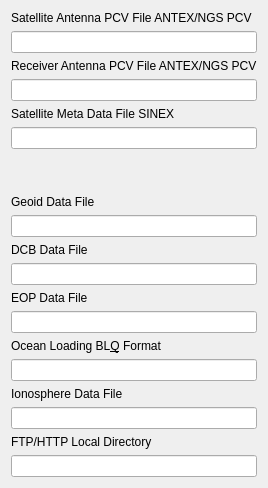
     <widget class="QWidget" name="tabFiles">
      <attribute name="title">
       <string>&amp;Files</string>
      </attribute>
      <layout class="QGridLayout" name="gridLayout_6">
       <item row="0" column="0">
        <widget class="QLabel" name="Label38">
         <property name="text">
          <string>Satellite Antenna PCV File ANTEX/NGS PCV</string>
         </property>
         <property name="buddy">
          <cstring>lESatellitePcvFile</cstring>
         </property>
        </widget>
       </item>
       <item row="1" column="0">
        <widget class="QLineEdit" name="lESatellitePcvFile">
         <property name="toolTip">
          <string>&lt;html&gt;&lt;head/&gt;&lt;body&gt;&lt;p&gt;If you use the precise ephemeris or SSR correction, input the ANTEX antenna parameters file path for the satellite antenna PCV (phase center variation) correction (option: &lt;span style=&quot; font-style:italic;&quot;&gt;file-satantfile&lt;/span&gt;). &lt;/p&gt;&lt;p&gt;Usually use latest igs08.atx file provided by IGS.&lt;/p&gt;&lt;p&gt;An example of the ANTEX file is found in the rtklib directory &amp;quot;data\igs08.atx&amp;quot;&lt;/p&gt;&lt;/body&gt;&lt;/html&gt;</string>
         </property>
        </widget>
       </item>
       <item row="2" column="0">
        <widget class="QLabel" name="label_9">
         <property name="text">
          <string>Receiver Antenna PCV File ANTEX/NGS PCV</string>
         </property>
        </widget>
       </item>
       <item row="3" column="0">
        <widget class="QLineEdit" name="lEAntennaPcvFile">
         <property name="toolTip">
          <string>&lt;html&gt;&lt;head/&gt;&lt;body&gt;&lt;p&gt;If you apply the receiver antenna phase center offset and PCV correction, input ANTEX or NGS type antenna parameters file path (option: &lt;span style=&quot; font-style:italic;&quot;&gt;file-rcvantfile&lt;/span&gt;).&lt;/p&gt;&lt;p&gt;An example of the antenna parameter file is found at &amp;quot;data\igs08.atx&amp;quot; or &amp;quot;data\ngs_abs.pcv&amp;quot;.&lt;/p&gt;&lt;/body&gt;&lt;/html&gt;</string>
         </property>
        </widget>
       </item>
       <item row="4" column="0">
        <widget class="QLabel" name="Label38s">
         <property name="text">
          <string>Satellite Meta Data File SINEX</string>
         </property>
         <property name="buddy">
          <cstring>lESatelliteMetaFile</cstring>
         </property>
        </widget>
       </item>
       <item row="5" column="0">
        <widget class="QLineEdit" name="lESatelliteMetaFile">
         <property name="toolTip">
          <string>&lt;html&gt;&lt;head/&gt;&lt;body&gt;&lt;p&gt;Satellite meta data, needed for satellite Antex version 2. Antenna parameters file path (option: &lt;span style=&quot; font-style:italic;&quot;&gt;file-satmetafile&lt;/span&gt;).&lt;/p&gt;&lt;p&gt;An example of the satellite meta data file is found at &amp;quot;data\igs_satellite_metadata.snx&amp;quot;.&lt;/p&gt;&lt;/body&gt;&lt;/html&gt;</string>
         </property>
        </widget>
       </item>
       <item row="6" column="0">
        <spacer name="verticalSpacer">
         <property name="orientation">
          <enum>Qt::Orientation::Vertical</enum>
         </property>
         <property name="sizeHint" stdset="0">
          <size>
           <width>20</width>
           <height>40</height>
          </size>
         </property>
        </spacer>
       </item>
       <item row="7" column="0">
        <widget class="QLabel" name="Label48">
         <property name="text">
          <string>Geoid Data File</string>
         </property>
         <property name="buddy">
          <cstring>lEGeoidDataFile</cstring>
         </property>
        </widget>
       </item>
       <item row="8" column="0">
        <widget class="QLineEdit" name="lEGeoidDataFile">
         <property name="toolTip">
          <string>&lt;html&gt;&lt;head/&gt;&lt;body&gt;&lt;p&gt;Input the file path of the geoid data file if selecting the external model as Geoid Model (option: &lt;span style=&quot; font-style:italic;&quot;&gt;file-geoidfile&lt;/span&gt;)&lt;/p&gt;&lt;/body&gt;&lt;/html&gt;</string>
         </property>
        </widget>
       </item>
       <item row="9" column="0">
        <widget class="QLabel" name="Label1">
         <property name="text">
          <string>DCB Data File</string>
         </property>
         <property name="buddy">
          <cstring>lEDCBFile</cstring>
         </property>
        </widget>
       </item>
       <item row="10" column="0">
        <widget class="QLineEdit" name="lEDCBFile">
         <property name="toolTip">
          <string>&lt;html&gt;&lt;head/&gt;&lt;body&gt;&lt;p&gt;Input the file path of DCB correction for PPP in CODE format (option: &lt;span style=&quot; font-style:italic;&quot;&gt;file-dcbfile&lt;/span&gt;)&lt;/p&gt;&lt;/body&gt;&lt;/html&gt;</string>
         </property>
        </widget>
       </item>
       <item row="11" column="0">
        <widget class="QLabel" name="Label23">
         <property name="text">
          <string>EOP Data File</string>
         </property>
         <property name="buddy">
          <cstring>lEEOPFile</cstring>
         </property>
        </widget>
       </item>
       <item row="12" column="0">
        <widget class="QLineEdit" name="lEEOPFile">
         <property name="toolTip">
          <string>&lt;html&gt;&lt;head/&gt;&lt;body&gt;&lt;p&gt;Input the file path of an EOP data file (option: &lt;span style=&quot; font-style:italic;&quot;&gt;file-eopfile&lt;/span&gt;). &lt;/p&gt;&lt;p&gt;The format of the EOP data file shall be IGS ERP format version 2. &lt;/p&gt;&lt;/body&gt;&lt;/html&gt;</string>
         </property>
        </widget>
       </item>
       <item row="13" column="0">
        <widget class="QLabel" name="Label34">
         <property name="text">
          <string>Ocean Loading BL&amp;Q Format</string>
         </property>
         <property name="buddy">
          <cstring>lEBLQFile</cstring>
         </property>
        </widget>
       </item>
       <item row="14" column="0">
        <widget class="QLineEdit" name="lEBLQFile">
         <property name="toolTip">
          <string>&lt;html&gt;&lt;head/&gt;&lt;body&gt;&lt;p&gt;Input the file path of an OTL coefficients file (option: &lt;span style=&quot; font-style:italic;&quot;&gt;file-blqfile&lt;/span&gt;). &lt;/p&gt;&lt;p&gt;The format of the OTL coefficients file is BLQ format.&lt;/p&gt;&lt;/body&gt;&lt;/html&gt;</string>
         </property>
        </widget>
       </item>
       <item row="15" column="0">
        <widget class="QLabel" name="lblIonosphereFile">
         <property name="text">
          <string>Ionosphere Data File</string>
         </property>
         <property name="buddy">
          <cstring>lEIonosphereFile</cstring>
         </property>
        </widget>
       </item>
       <item row="16" column="0">
        <widget class="QLineEdit" name="lEIonosphereFile">
         <property name="toolTip">
          <string>&lt;html&gt;&lt;head/&gt;&lt;body&gt;&lt;p&gt;Input the file path of an ionospheric corrections file (*.yyi)&lt;/p&gt;&lt;/body&gt;&lt;/html&gt;</string>
         </property>
        </widget>
       </item>
       <item row="17" column="0">
        <widget class="QLabel" name="lblLocalDirectory">
         <property name="text">
          <string>FTP/HTTP Local Directory</string>
         </property>
         <property name="buddy">
          <cstring>lELocalDirectory</cstring>
         </property>
        </widget>
       </item>
       <item row="18" column="0">
        <widget class="QLineEdit" name="lELocalDirectory">
         <property name="toolTip">
          <string>Local directory for downloaded data</string>
         </property>
        </widget>
       </item>
      </layout>
     </widget>
